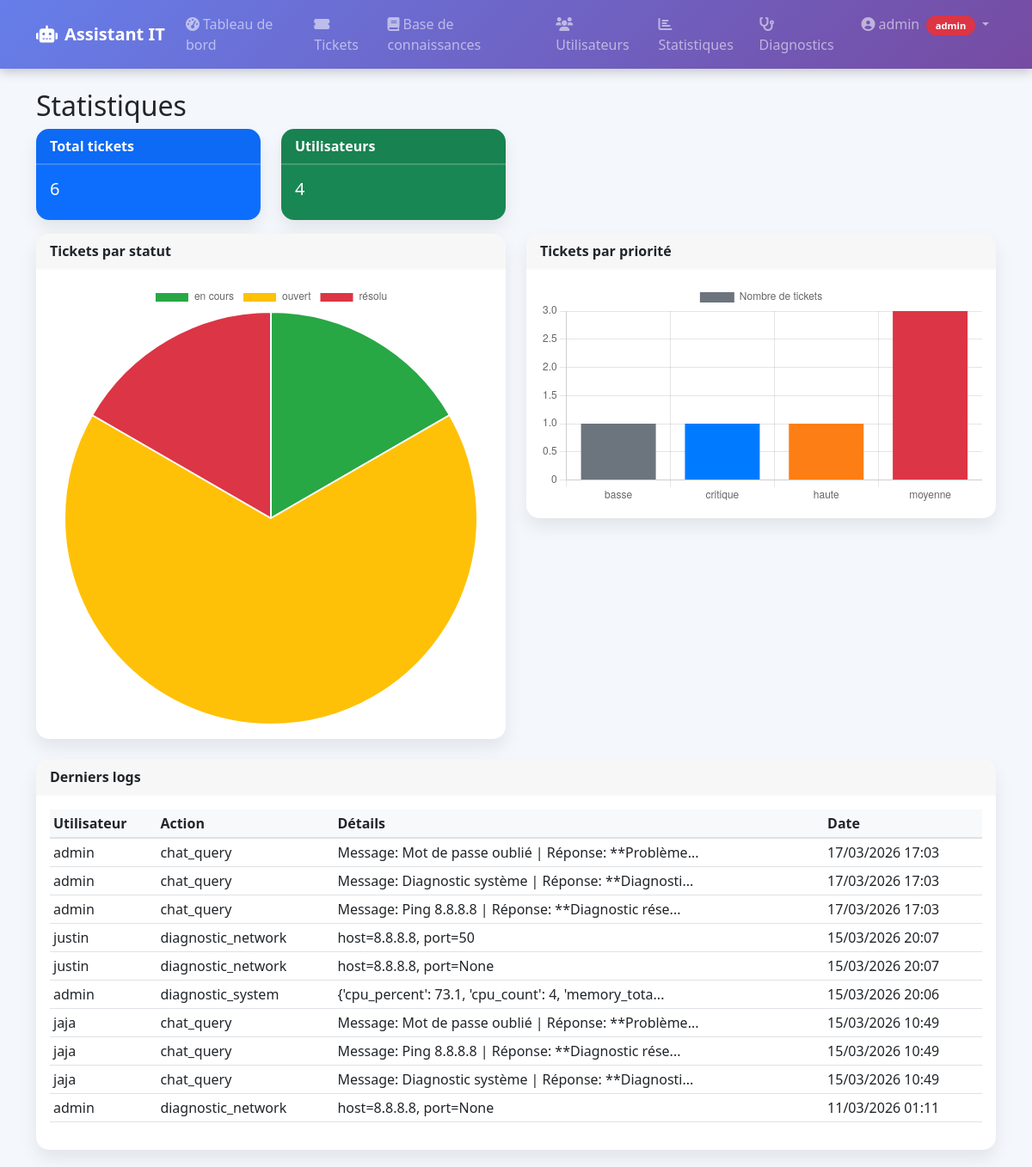
The page /admin/stats (signed in) on the database its author committed.
### it_assistant/models.py (models this page shows, shortened)
class User(db.Model, UserMixin):
    __tablename__ = 'users'
    id = db.Column(db.Integer, primary_key=True)
    username = db.Column(db.String(64), unique=True, nullable=False)
    email = db.Column(db.String(120), unique=True, nullable=False)
    password_hash = db.Column(db.String(128))
    role = db.Column(db.String(20), default='user')  # 'user', 'technician', 'admin'
    created_at = db.Column(db.DateTime, default=datetime.utcnow)
    tickets_created = db.relationship('Ticket', foreign_keys='Ticket.user_id', backref='author', lazy='dynamic')
    tickets_assigned = db.relationship('Ticket', foreign_keys='Ticket.assigned_to', backref='technician', lazy='dynamic')
    knowledge_entries = db.relationship('KnowledgeBase', backref='author', lazy='dynamic')
    settings = db.relationship('UserSettings', backref='user', uselist=False, cascade='all, delete-orphan')
    logs = db.relationship('Log', backref='user', lazy='dynamic')
    def is_technician(self):
        return self.role in ['technician', 'admin']
    def is_admin(self):
        return self.role == 'admin'

class Log(db.Model):
    __tablename__ = 'logs'
    id = db.Column(db.Integer, primary_key=True)
    user_id = db.Column(db.Integer, db.ForeignKey('users.id'), nullable=True)
    action = db.Column(db.String(100), nullable=False)
    details = db.Column(db.Text, nullable=True)
    timestamp = db.Column(db.DateTime, default=datetime.utcnow)

### it_assistant/views/admin.py (the view)
@admin_bp.route('/stats')
def stats():
    total_tickets = Ticket.query.count()
    tickets_by_status = db.session.query(Ticket.status, db.func.count(Ticket.id)).group_by(Ticket.status).all()
    tickets_by_priority = db.session.query(Ticket.priority, db.func.count(Ticket.id)).group_by(Ticket.priority).all()
    users_count = User.query.count()
    recent_logs = Log.query.order_by(Log.timestamp.desc()).limit(10).all()
    return render_template('admin_stats.html',
                           total_tickets=total_tickets,
                           tickets_by_status=tickets_by_status,
                           tickets_by_priority=tickets_by_priority,
                           users_count=users_count,
                           recent_logs=recent_logs)

### it_assistant/models.py (called while the page is built)
@login_manager.user_loader
def load_user(user_id):
    return User.query.get(int(user_id))

### it_assistant/views/admin.py (called while the page is built)
@admin_bp.before_request
def restrict_to_admin():
    if not current_user.is_authenticated or not current_user.is_admin():
        abort(403)

### it_assistant/templates/admin_stats.html (shortened to what this page needs)
{% extends "base.html" %}
{% block content %}
<h2>Statistiques</h2>
<div class="row">
    <div class="col-md-3">
        <div class="card text-white bg-primary mb-3">
            <div class="card-header">Total tickets</div>
            <div class="card-body">
                <h5 class="card-title">{{ total_tickets }}</h5>
            </div>
        </div>
    </div>
    <div class="col-md-3">
        <div class="card text-white bg-success mb-3">
            <div class="card-header">Utilisateurs</div>
            <div class="card-body">
                <h5 class="card-title">{{ users_count }}</h5>
            </div>
        </div>
    </div>
</div>
<div class="row">
    <div class="col-md-6">
        <div class="card mb-4">
            <div class="card-header">Tickets par statut</div>
            <div class="card-body">
                <canvas id="statusChart"></canvas>
            </div>
        </div>
    </div>
    <div class="col-md-6">
        <div class="card mb-4">
            <div class="card-header">Tickets par priorité</div>
            <div class="card-body">
                <canvas id="priorityChart"></canvas>
            </div>
        </div>
    </div>
</div>
<div class="card">
    <div class="card-header">Derniers logs</div>
    <div class="card-body">
        <table class="table table-sm">
            <thead>
                <tr>
                    <th>Utilisateur</th>
                    <th>Action</th>
                    <th>Détails</th>
                    <th>Date</th>
                </tr>
            </thead>
            <tbody>
                {% for log in recent_logs %}
                <tr>
                    <td>{{ log.user.username if log.user else 'Anonyme' }}</td>
                    <td>{{ log.action }}</td>
                    <td>{{ log.details[:50] }}{% if log.details|length > 50 %}...{% endif %}</td>
                    <td>{{ log.timestamp.strftime('%d/%m/%Y %H:%M') }}</td>
                </tr>
                {% else %}
                <tr><td colspan="4" class="text-center">Aucun log.</td></tr>
                {% endfor %}
            </tbody>
        </table>
    </div>
</div>
<script>
    // Données des tickets par statut
    var statusLabels = [{% for status in tickets_by_status %}"{{ status[0] }}",{% endfor %}];
    var statusData = [{% for status in tickets_by_status %}{{ status[1] }},{% endfor %}];
    var ctx1 = document.getElementById('statusChart').getContext('2d');
    new Chart(ctx1, {
        type: 'pie',
        data: {
            labels: statusLabels,
            datasets: [{
                data: statusData,
                backgroundColor: ['#28a745', '#ffc107', '#dc3545', '#17a2b8']
            }]
        }
    });
    // Données des tickets par priorité
    var priorityLabels = [{% for prio in tickets_by_priority %}"{{ prio[0] }}",{% endfor %}];
    var priorityData = [{% for prio in tickets_by_priority %}{{ prio[1] }},{% endfor %}];
    var ctx2 = document.getElementById('priorityChart').getContext('2d');
    new Chart(ctx2, {
        type: 'bar',
        data: {
            labels: priorityLabels,
            datasets: [{
                label: 'Nombre de tickets',
                data: priorityData,
                backgroundColor: ['#6c757d', '#007bff', '#fd7e14', '#dc3545']
            }]
        },
        options: {
            scales: {
                y: { beginAtZero: true, stepSize: 1 }
            }
        }
    });
</script>
{% endblock %}

### it_assistant/templates/base.html (shortened to what this page needs)
<!DOCTYPE html>
<html lang="fr" data-theme="{{ current_user.settings.theme if current_user.is_authenticated and current_user.settings else 'light' }}">
<head>
    <link href="https://cdn.jsdelivr.net/npm/bootstrap@5.1.3/dist/css/bootstrap.min.css" rel="stylesheet">
    <link rel="stylesheet" href="https://cdnjs.cloudflare.com/ajax/libs/font-awesome/6.0.0-beta3/css/all.min.css">
    <link rel="stylesheet" href="{{ url_for('static', filename='css/style.css') }}">
</head>
<body>
    <nav class="navbar navbar-expand-lg navbar-dark" style="background: linear-gradient(135deg, #667eea 0%, #764ba2 100%); box-shadow: 0 4px 12px rgba(0,0,0,0.2);">
        <div class="container">
            <a class="navbar-brand fw-bold" href="{{ url_for('main.index') }}">
                <i class="fas fa-robot me-2"></i>Assistant IT
            </a>
            <div class="collapse navbar-collapse" id="navbarNav">
                <ul class="navbar-nav ms-auto">
                    {% if current_user.is_authenticated %}
                        <li class="nav-item">
                            <a class="nav-link" href="{{ url_for('main.dashboard') }}">
                                <i class="fas fa-tachometer-alt me-1"></i>Tableau de bord
                            </a>
                        </li>
                        {% if current_user.is_technician() or current_user.is_admin() %}
                            <li class="nav-item">
                                <a class="nav-link" href="{{ url_for('tickets.list_tickets') }}">
                                    <i class="fas fa-ticket-alt me-1"></i>Tickets
                                </a>
                            </li>
                        {% endif %}
                        {% if current_user.is_admin() %}
                            <li class="nav-item">
                                <a class="nav-link" href="{{ url_for('knowledge.list_knowledge') }}">
                                    <i class="fas fa-book me-1"></i>Base de connaissances
                                </a>
                            </li>
                            <li class="nav-item">
                                <a class="nav-link" href="{{ url_for('admin.list_users') }}">
                                    <i class="fas fa-users me-1"></i>Utilisateurs
                                </a>
                            </li>
                            <li class="nav-item">
                                <a class="nav-link" href="{{ url_for('admin.stats') }}">
                                    <i class="fas fa-chart-bar me-1"></i>Statistiques
                                </a>
                            </li>
                        {% endif %}
                        <li class="nav-item">
                            <a class="nav-link" href="{{ url_for('main.diagnostic') }}">
                                <i class="fas fa-stethoscope me-1"></i>Diagnostics
                            </a>
                        </li>
                        <li class="nav-item dropdown">
                            <a class="nav-link dropdown-toggle" href="#" id="userDropdown" role="button" data-bs-toggle="dropdown">
                                <i class="fas fa-user-circle me-1"></i>{{ current_user.username }}
                                <span class="badge bg-{{ 'danger' if current_user.role=='admin' else 'warning' if current_user.role=='technician' else 'secondary' }} ms-1">
                                    {{ current_user.role }}
                                </span>
                            </a>
                        </li>
                    {% endif %}
                </ul>
            </div>
        </div>
    </nav>
    <div class="container mt-4">
        {% block content %}{% endblock %}
    </div>
</body>
</html>

### it_assistant/static/css/style.css (style rules this page uses)
:root { --app-bg: #f4f7fc; --app-text: #212529; --app-muted: #6c757d; --app-surface: #ffffff; --app-surface-2: #f8f9fa; --app-border: #dee2e6; }
body { background-color: var(--app-bg); color: var(--app-text); font-family: 'Segoe UI', Tahoma, Geneva, Verdana, sans-serif; }
.card { border-radius: 15px; border: none; box-shadow: 0 10px 20px rgba(0,0,0,0.08); transition: transform 0.2s, box-shadow 0.2s; background-color: var(--app-surface); margin-bottom: 20px; }
.card-header { border-radius: 15px 15px 0 0 !important; font-weight: 600; border-bottom: 2px solid rgba(255,255,255,0.2); }
.table thead th { border-bottom: 2px solid var(--app-border); font-weight: 600; background-color: var(--app-surface-2); }
.card, .alert { animation: fadeIn 0.3s ease-out; }
.navbar .badge { font-size: 0.7rem; padding: 0.35rem 0.65rem; border-radius: 30px; }

### rows shown on the page
User: username "admin", role "admin"
Log: user "admin", action "chat_query", details "Message: Mot de passe oublié | Réponse: **Problème", timestamp "17/03/2026 17:03"
Log: user "admin", action "chat_query", details "Message: Diagnostic système | Réponse: **Diagnosti", timestamp "17/03/2026 17:03"
Log: user "admin", action "chat_query", details "Message: Ping 8.8.8.8 | Réponse: **Diagnostic rése", timestamp "17/03/2026 17:03"
Log: user "justin", action "diagnostic_network", details "host=8.8.8.8, port=50", timestamp "15/03/2026 20:07"
Log: user "justin", action "diagnostic_network", details "host=8.8.8.8, port=None", timestamp "15/03/2026 20:07"
Log: user "admin", action "diagnostic_system", details "{'cpu_percent': 73.1, 'cpu_count': 4, 'memory_tota", timestamp "15/03/2026 20:06"
Log: user "jaja", action "chat_query", details "Message: Mot de passe oublié | Réponse: **Problème", timestamp "15/03/2026 10:49"
Log: user "jaja", action "chat_query", details "Message: Ping 8.8.8.8 | Réponse: **Diagnostic rése", timestamp "15/03/2026 10:49"
Log: user "jaja", action "chat_query", details "Message: Diagnostic système | Réponse: **Diagnosti", timestamp "15/03/2026 10:49"
Log: user "admin", action "diagnostic_network", details "host=8.8.8.8, port=None", timestamp "11/03/2026 01:11"

### other values the page prints
{{ total_tickets }} "6"
{{ users_count }} "4"
chart data {{ status[0] }} en cours, ouvert, résolu
chart data {{ status[1] }} 1, 4, 1
chart data {{ prio[0] }} basse, critique, haute, moyenne
chart data {{ prio[1] }} 1, 1, 1, 3
